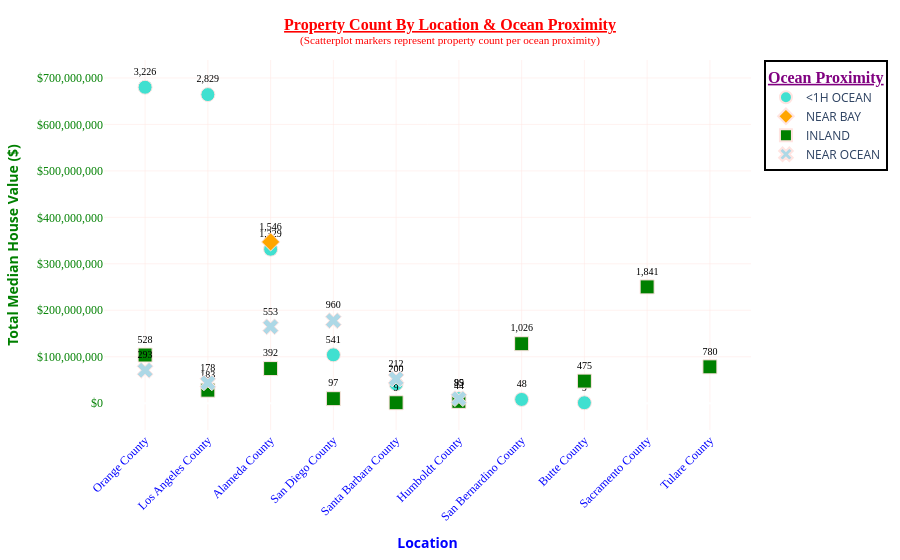

Notebook source saved alongside this figure:
### Markdown cell above
**`Scatterplot - Property Count By Location & Ocean Proximity`**.

### Code cell
# ── Imports ──────────────────────────────────────────────────────────────────
import plotly.express as px
import plotly.io as pio                                 # 👈 Add this

# pio.renderers.default = "plotly_mimetype+notebook"     # 👈 Add this
# # ─────────────────────────────────────────────────────────────────────────────

fig = px.scatter(
    c_loc_op,
    x="location_name",           # Location on X-axis
    y="sum",                      # Total Median House Value on Y-axis
    color="ocean_proximity",      # Color by ocean proximity
    symbol="ocean_proximity",     # Different shape per ocean proximity
    size="count",                   # Bubble size = coiunt of properties
    text="count",                   # Show count labels on points

    # Fomat hover_data values
    hover_data={
        "Cluster": True,       # no format change
        "count": ":,.0f",      # ✅ formatted as \1,234
        "mean": ":$,.0f",      # ✅ formatted as \$1,234
        "median": ":$,.0f",    # ✅ formatted as \$1,234
        "sum": ":$,.0f",       # ✅ formatted as \$1,234
        "proportion": ":.2%",  # ✅ formatted as 15.00% 
    },
    color_discrete_map={
        "<1H OCEAN": "turquoise",    
        "NEAR BAY": "orange",        
        "INLAND": "green",           
        "NEAR OCEAN": "lightblue",
    },
)
fig.update_traces(
    marker=dict(
        size=14,
        line=dict(width=1, color="mistyrose")  # Marker border
    ),
    texttemplate="%{text:,.0f}",       # ✅ Formats 1000 → 1,000
    textposition="top center",         #  "inside", "top left", "top center", "top right", "middle left", "middle center", "middle right", "bottom left", "bottom center", "bottom right"
    textfont=dict(family="Tahoma", size=10, color="black"),
    selector=dict(mode="markers+text"),
)

fig.update_layout(
    title={
        "text": "<b><u>Property Count By Location & Ocean Proximity</u></b>"
        "<br><sup>(Scatterplot markers represent property count per ocean proximity)</sup>", 
        "x": 0.5,
        "xanchor": "center",
        "font": {"family": "Tahoma", "size": 16, "color": "red"},
    },
    xaxis_title="<b>Location</b>",
    xaxis=dict(
        color="blue",
        # tickformat="$,.0f",
        tickangle=-45,
        tickfont=dict(family="Tahoma", size=12, color="blue"),
        showgrid=True,           # ✅ Vertical gridlines
        gridcolor="mistyrose",
        gridwidth=0.5,
    ),
    yaxis_title="<b>Total Median House Value ($)</b>",
    yaxis=dict(
        color="green",
        tickformat="$,.0f",
        tickangle=0,
        tickfont=dict(family="Tahoma", size=12, color="green"),
        showgrid=True,           # ✅ Horizontal gridlines
        gridcolor="mistyrose",
        gridwidth=0.5,
    ),
    legend_title={
        "text": "<u><b>Ocean Proximity</b></u>",
        "font": {"family": "Tahoma", "size": 16, "color": "purple"},
    },
    legend=dict(
        bgcolor="white",
        bordercolor="black",
        borderwidth=2,
    ),
    plot_bgcolor="white",
    hoverlabel=dict(             # ✅ Styled hover box
        # bgcolor="white",
        font_size=12,
        font_family="Tahoma",
    )
)

#==#

# Define path
# my_path = r"C:\Users\tailb\Downloads"

#==#

# Save as PNG using path
# fig.write_image(os.path.join(my_path, "X.png"))
# print(f"✅ Saved to: {my_path}/X.png")


#==#

# Save as PDF using path
# fig.write_image(os.path.join(my_path, "X.pdf"), width=1920, height=1080, scale=2)
# print(f"✅ Saved to: {my_path}/X.pdf")


#==#

# ── Save Options (uncomment as needed) ──────────────────────────────────────
# fig.write_image("scatterplot.jpeg")
# fig.write_image("scatterplot.svg")
# fig.write_image("scatterplot.pdf")
# fig.write_html("scatterplot.html")
# ────────────────────────────────────────────────────────────────────────────

# # line = "─" * 60
# # print(line)

#==#

fig.show()

### Figure 1 — Plotly figure (JSON) as saved in the notebook; plotly's stock layout.template omitted (floating-point values rounded to 4 significant figures)
{"data": [{"customdata": [[7, 3226, 210800.0, 193600, 0.1845], [0, 2829, 234800.0, 221000, 0.1618], [5, 1329, 249400.0, 241900, 0.07602], [3, 541, 192400.0, 174600, 0.03094], [9, 200, 206900.0, 180550, 0.01144], [4, 85, 115300.0, 109200, 0.004862], [8, 48, 169100.0, 149200, 0.002746], [6, 9, 110500.0, 100000, 0.0005148]], "hovertemplate": "ocean_proximity=<1H OCEAN<br>location_name=%{x}<br>sum=%{y:$,.0f}<br>count=%{customdata[1]:,.0f}<br>Cluster=%{customdata[0]}<br>mean=%{customdata[2]:$,.0f}<br>median=%{customdata[3]:$,.0f}<br>proportion=%{customdata[4]:.2%}<extra></extra>", "legendgroup": "<1H OCEAN", "marker": {"color": "turquoise", "line": {"color": "mistyrose", "width": 1}, "size": 14, "sizemode": "area", "sizeref": 8.065, "symbol": "circle"}, "mode": "markers+text", "name": "<1H OCEAN", "orientation": "v", "showlegend": true, "text": [3226, 2829, 1329, 541, 200, 85, 48, 9], "textfont": {"color": "black", "family": "Tahoma", "size": 10}, "textposition": "top center", "texttemplate": "%{text:,.0f}", "type": "scatter", "x": ["Orange County", "Los Angeles County", "Alameda County", "San Diego County", "Santa Barbara County", "Humboldt County", "San Bernardino County", "Butte County"], "xaxis": "x", "y": [679984700, 664193300, 331386700, 104092400, 41376100, 9797300, 8115300, 994200], "yaxis": "y"}, {"customdata": [[5, 1546, 224500.0, 204800, 0.08843]], "hovertemplate": "ocean_proximity=NEAR BAY<br>location_name=%{x}<br>sum=%{y:$,.0f}<br>count=%{customdata[1]:,.0f}<br>Cluster=%{customdata[0]}<br>mean=%{customdata[2]:$,.0f}<br>median=%{customdata[3]:$,.0f}<br>proportion=%{customdata[4]:.2%}<extra></extra>", "legendgroup": "NEAR BAY", "marker": {"color": "orange", "line": {"color": "mistyrose", "width": 1}, "size": 14, "sizemode": "area", "sizeref": 8.065, "symbol": "diamond"}, "mode": "markers+text", "name": "NEAR BAY", "orientation": "v", "showlegend": true, "text": [1546], "textfont": {"color": "black", "family": "Tahoma", "size": 10}, "textposition": "top center", "texttemplate": "%{text:,.0f}", "type": "scatter", "x": ["Alameda County"], "xaxis": "x", "y": [347071600], "yaxis": "y"}, {"customdata": [[1, 1841, 136000.0, 126200, 0.1053], [8, 1026, 124800.0, 113750, 0.05869], [7, 528, 196500.0, 166300, 0.0302], [2, 780, 100300.0, 90450, 0.04461], [5, 392, 190100.0, 173800, 0.02242], [6, 475, 100300.0, 93200, 0.02717], [0, 183, 153000.0, 136800, 0.01047], [3, 97, 100600.0, 87500, 0.005548], [4, 44, 90825, 84250, 0.002517], [9, 9, 111200.0, 88300, 0.0005148]], "hovertemplate": "ocean_proximity=INLAND<br>location_name=%{x}<br>sum=%{y:$,.0f}<br>count=%{customdata[1]:,.0f}<br>Cluster=%{customdata[0]}<br>mean=%{customdata[2]:$,.0f}<br>median=%{customdata[3]:$,.0f}<br>proportion=%{customdata[4]:.2%}<extra></extra>", "legendgroup": "INLAND", "marker": {"color": "green", "line": {"color": "mistyrose", "width": 1}, "size": 14, "sizemode": "area", "sizeref": 8.065, "symbol": "square"}, "mode": "markers+text", "name": "INLAND", "orientation": "v", "showlegend": true, "text": [1841, 1026, 528, 780, 392, 475, 183, 97, 44, 9], "textfont": {"color": "black", "family": "Tahoma", "size": 10}, "textposition": "top center", "texttemplate": "%{text:,.0f}", "type": "scatter", "x": ["Sacramento County", "San Bernardino County", "Orange County", "Tulare County", "Alameda County", "Butte County", "Los Angeles County", "San Diego County", "Humboldt County", "Santa Barbara County"], "xaxis": "x", "y": [250314500, 127999900, 103760800, 78272000, 74514900, 47628300, 27997500, 9757300, 3996300, 1000700], "yaxis": "y"}, {"customdata": [[3, 960, 184900.0, 159250, 0.05491], [5, 553, 297400.0, 281500, 0.03163], [7, 293, 242100.0, 217300, 0.01676], [9, 212, 246700.0, 249800, 0.01213], [0, 178, 246400.0, 221150, 0.01018], [4, 99, 98950.0, 87500, 0.005663]], "hovertemplate": "ocean_proximity=NEAR OCEAN<br>location_name=%{x}<br>sum=%{y:$,.0f}<br>count=%{customdata[1]:,.0f}<br>Cluster=%{customdata[0]}<br>mean=%{customdata[2]:$,.0f}<br>median=%{customdata[3]:$,.0f}<br>proportion=%{customdata[4]:.2%}<extra></extra>", "legendgroup": "NEAR OCEAN", "marker": {"color": "lightblue", "line": {"color": "mistyrose", "width": 1}, "size": 14, "sizemode": "area", "sizeref": 8.065, "symbol": "x"}, "mode": "markers+text", "name": "NEAR OCEAN", "orientation": "v", "showlegend": true, "text": [960, 553, 293, 212, 178, 99], "textfont": {"color": "black", "family": "Tahoma", "size": 10}, "textposition": "top center", "texttemplate": "%{text:,.0f}", "type": "scatter", "x": ["San Diego County", "Alameda County", "Orange County", "Santa Barbara County", "Los Angeles County", "Humboldt County"], "xaxis": "x", "y": [177484300, 164478300, 70923800, 52291100, 43860000, 9795800], "yaxis": "y"}], "layout": {"hoverlabel": {"font": {"family": "Tahoma", "size": 12}}, "legend": {"bgcolor": "white", "bordercolor": "black", "borderwidth": 2, "itemsizing": "constant", "title": {"font": {"color": "purple", "family": "Tahoma", "size": 16}, "text": "<u><b>Ocean Proximity</b></u>"}, "tracegroupgap": 0}, "margin": {"t": 60}, "plot_bgcolor": "white", "title": {"font": {"color": "red", "family": "Tahoma", "size": 16}, "text": "<b><u>Property Count By Location & Ocean Proximity</u></b><br><sup>(Scatterplot markers represent property count per ocean proximity)</sup>", "x": 0.5, "xanchor": "center"}, "xaxis": {"anchor": "y", "color": "blue", "domain": [0, 1], "gridcolor": "mistyrose", "gridwidth": 0.5, "showgrid": true, "tickangle": -45, "tickfont": {"color": "blue", "family": "Tahoma", "size": 12}, "title": {"text": "<b>Location</b>"}}, "yaxis": {"anchor": "x", "color": "green", "domain": [0, 1], "gridcolor": "mistyrose", "gridwidth": 0.5, "showgrid": true, "tickangle": 0, "tickfont": {"color": "green", "family": "Tahoma", "size": 12}, "tickformat": "$,.0f", "title": {"text": "<b>Total Median House Value ($)</b>"}}}}
